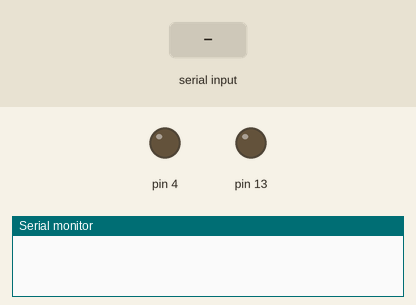
Recording of a sketch running on a simulated Arduino Uno, built with avr-gcc and run on an emulated ATmega328P. On the bench: output pins drawn as LEDs (lit = HIGH), the last lines printed to the serial monitor. The test bench sets the inputs (shaded band).

Above: at 1.2 s.
1.3 s: "1\n" received over Serial
At 2.3 s:
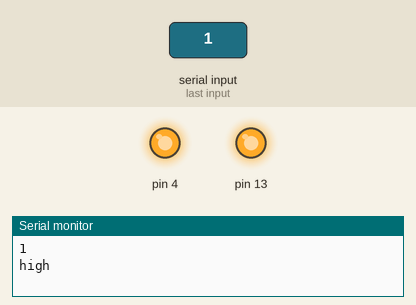
2.8 s: byte 48 ('0') received over Serial
At 3.4 s:
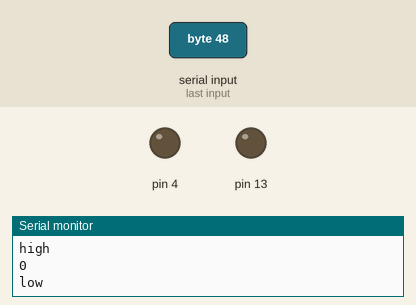
Timing chart, 0 to 5.8 s (numbered marks = the images above; inputs shaded):
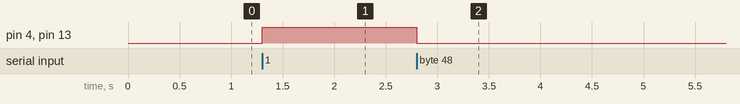

The sketch:

blue_led.ino
```cpp
char Incoming_value = 0;

void setup()
{
  Serial.begin(9600);
  pinMode(13, OUTPUT);
  pinMode(4, OUTPUT);
}

void loop()
{
  if(Serial.available() > 0)
  {
    Incoming_value = Serial.read();
    Serial.print(Incoming_value);
    Serial.print("\n");
    if(Incoming_value == '1') {
      digitalWrite(13, HIGH);
      digitalWrite(4, HIGH);
      Serial.println("high");
    }
    else if(Incoming_value == '0'){
      digitalWrite(13, LOW);
      digitalWrite(4,LOW);
      Serial.println("low");


  }
}
}
```

Measured:
- after the input at 1.3 s, pin 4, pin 13: LOW → HIGH at once
- after the input at 2.8 s, pin 4, pin 13: HIGH → LOW at once
